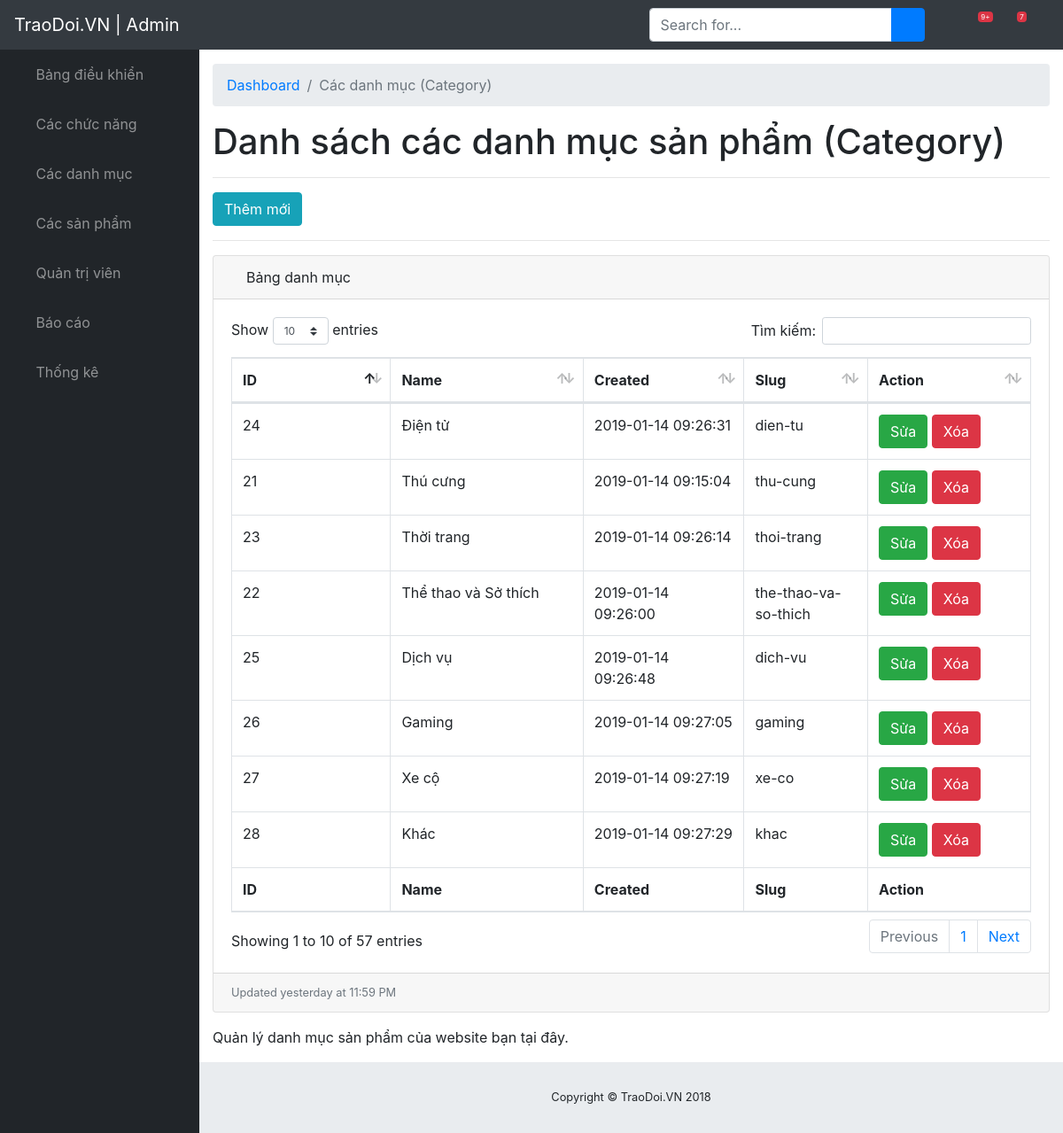
The page /traodoi.vn/admin/modules/category/index.php on the database its author committed.
### tables this page shows
CREATE TABLE IF NOT EXISTS `category` (
  `id` int(11) NOT NULL AUTO_INCREMENT,
  `name` varchar(50) DEFAULT NULL,
  `slug` varchar(50) DEFAULT NULL,
  `icon` varchar(250) DEFAULT NULL,
  `home` tinyint(4) DEFAULT '0',
  `status` tinyint(4) DEFAULT '1',
  `created_at` timestamp NOT NULL DEFAULT CURRENT_TIMESTAMP,
  `updated_at` timestamp NOT NULL DEFAULT CURRENT_TIMESTAMP ON UPDATE CURRENT_TIMESTAMP,
  PRIMARY KEY (`id`)
);

### traodoi.vn/libraries/database.php (called while the page is built, shortened)
<?php
    class Database
    {
        public $link;
        public function __construct()
        {
            $this->link = mysqli_connect("localhost","root","","traodoivn") or die ();
            mysqli_set_charset($this->link,"utf8");
        }
        public function countTable($table)
        {
            $sql = "SELECT id FROM  {$table}";
            $result = mysqli_query($this->link, $sql) or die("Lỗi Truy Vấn countTable----" .mysqli_error($this->link));
            $num = mysqli_num_rows($result);
            return $num;
        }
         public function fetchAll($table)
        {
            $sql = "SELECT * FROM {$table} WHERE 1" ;
            $result = mysqli_query($this->link,$sql) or die("Lỗi Truy Vấn fetchAll " .mysqli_error($this->link));
            $data = [];
            if( $result)
            {
                while ($num = mysqli_fetch_assoc($result))
                {
                    $data[] = $num;
                }
            }
            return $data;
        }
         public  function fetchJone($table,$sql ,$page = 0,$row ,$pagi = false )
        {
            $data = [];
            if ($pagi == true )
            {
                $total = $this->countTable($table);
                $sotrang = ceil($total / $row);
                $start = ($page - 1 ) * $row ;
                $sql .= " LIMIT $start,$row";
                $data = [ "page" => $sotrang];
                $result = mysqli_query($this->link,$sql) or die("Lỗi truy vấn fetchJone ---- " .mysqli_error($this->link));
            }
            else
            {
                $result = mysqli_query($this->link,$sql) or die("Lỗi truy vấn fetchJone ---- " .mysqli_error($this->link));
            }
            if( $result)
            {
                while ($num = mysqli_fetch_assoc($result))
                {
                    $data[] = $num;
                }
            }
            return $data;
        }
    }
?>

### traodoi.vn/admin/autoload/autoload.php (called while the page is built, shortened)
<?php
	require_once __DIR__. "/../../libraries/database.php";
    $db = new database;
 ?>

### traodoi.vn/admin/modules/category/index.php (the view, shortened to what this page needs)
<?php
    require_once __DIR__. "/../../autoload/autoload.php";
    if (isset($_GET['page']))
    {
        $p = $_GET['page'];
    }
    else
    {
        $p = 1;
    }
    $category = $db->fetchAll("category");
    $sql = "SELECT category.* from category";
    $category = $db->fetchJone("category",$sql,$p,10,true);
    if(isset($category['page']))
    {
        $sotrang = $category['page'];
        unset($category['page']);
    }
 ?>
<?php require_once __DIR__. "/../../layouts/header.php"; ?>
                     <div id="content-wrapper">
                        <div class="container-fluid">
                            <ol class="breadcrumb">
                                <li class="breadcrumb-item">
                                    <a href="index.html">Dashboard</a>
                                </li>
                                <li class="breadcrumb-item active">Các danh mục (Category)</li>
                            </ol>
                            <h1>Danh sách các danh mục sản phẩm (Category)</h1>
                            <hr>
                            <a href="add.php" class="btn btn-info">Thêm mới</a>
                            <hr>
                                <div class="card mb-3">
    <div class="card-header">
        <i class="fas fa-table"></i>
        Bảng danh mục
    </div>
    <div class="card-body">
        <div class="table-responsive">
            <div id="dataTable_wrapper" class="dataTables_wrapper dt-bootstrap4">
                <div class="row">
                    <div class="col-sm-12 col-md-6">
                        <div class="dataTables_length" id="dataTable_length">
                            <label>
                                Show
                                <select name="dataTable_length" aria-controls="dataTable" class="custom-select custom-select-sm form-control form-control-sm">
                                    <option value="10">10</option>
                                </select>
                                entries
                            </label>
                        </div>
                    </div>
                    <div class="col-sm-12 col-md-6">
                        <div id="dataTable_filter" class="dataTables_filter"><label>Tìm kiếm:<input type="search" class="form-control form-control-sm" placeholder="" aria-controls="dataTable"></label></div>
                    </div>
                </div>
                <div class="row">
                    <div class="col-sm-12">
                        <table class="table table-bordered dataTable" id="dataTable" width="100%" cellspacing="0" role="grid" aria-describedby="dataTable_info" style="width: 100%;">
                            <thead>
                                <tr role="row">
                                    <th class="sorting_asc" tabindex="0" aria-controls="dataTable" rowspan="1" colspan="1" aria-sort="ascending" aria-label="Name: activate to sort column descending" style="width: 61px;">ID</th>
                                    <th class="sorting" tabindex="0" aria-controls="dataTable" rowspan="1" colspan="1" aria-label="Position: activate to sort column ascending" style="width: 83px;">Name</th>
                                    <th class="sorting" tabindex="0" aria-controls="dataTable" rowspan="1" colspan="1" aria-label="Office: activate to sort column ascending" style="width: 49px;">Created</th>
                                    <th class="sorting" tabindex="0" aria-controls="dataTable" rowspan="1" colspan="1" aria-label="Age: activate to sort column ascending" style="width: 30px;">Slug</th>
                                    <th class="sorting" tabindex="0" aria-controls="dataTable" rowspan="1" colspan="1" aria-label="Start date: activate to sort column ascending" style="width: 64px;">Action</th>
                                </tr>
                            </thead>
                            <tfoot>
                                <tr>
                                    <th rowspan="1" colspan="1">ID</th>
                                    <th rowspan="1" colspan="1">Name</th>
                                    <th rowspan="1" colspan="1">Created</th>
                                    <th rowspan="1" colspan="1">Slug</th>
                                    <th rowspan="1" colspan="1">Action</th>
                                </tr>
                            </tfoot>
                            <tbody>
                                <?php foreach ($category as $item): ?>
                                <tr role="row" class="odd">
                                    <td class="sorting_1"><?php echo $item['id']  ?></td>
                                    <td><?php echo $item['name']  ?></td>
                                    <td><?php echo $item['created_at']  ?></td>
                                    <td><?php echo $item['slug']  ?></td>
                                    <td>
                                        <a class="btn btn-xs btn-success" href="edit.php?id=<?php echo $item['id'] ?>">Sửa</a>
                                        <a class="btn btn-xs btn-danger" href="delete.php?id=<?php echo $item['id'] ?>">Xóa</a>
                                    </td>
                                </tr>
                                <?php endforeach ?>
                            </tbody>
                        </table>
                    </div>
                </div>
                <div class="row">
                    <div class="col-sm-12 col-md-5">
                        <div class="dataTables_info" id="dataTable_info" role="status" aria-live="polite">Showing 1 to 10 of 57 entries</div>
                    </div>
                    <div class="col-sm-12 col-md-7">
                        <div class="dataTables_paginate paging_simple_numbers" id="dataTable_paginate">
                            <ul class="pagination">
                                <li class="paginate_button page-item previous disabled" id="dataTable_previous"><a href="#" aria-controls="dataTable" data-dt-idx="0" tabindex="0" class="page-link">Previous</a></li>
                                <?php for($i = 1; $i <= $sotrang; $i++): ?>
                                    <?php
                                        if(isset($_GET['page']))
                                        {
                                            $p = $_GET['page'];
                                        }
                                        else
                                        {
                                            $p = 1;
                                        }
                                     ?>
                                     <li class="<?php echo ($i == $p) ? 'active':'' ?>">
                                        <a href="?page=<?php echo $i; ?>" aria-controls="dataTable" data-dt-idx="<?php echo $i; ?>" tabindex="0" class="page-link"><?php echo $i; ?>
                                        </a>
                                    </li>
                                <?php endfor ?>
                                <li class="paginate_button page-item next" id="dataTable_next"><a href="#" aria-controls="dataTable" data-dt-idx="7" tabindex="0" class="page-link">Next</a></li>
                            </ul>
                        </div>
                    </div>
                </div>
            </div>
        </div>
    </div>
    <div class="card-footer small text-muted">Updated yesterday at 11:59 PM</div>
                                </div>
                            <p>Quản lý danh mục sản phẩm của website bạn tại đây.</p>
                        </div>
<?php require_once __DIR__. "/../../layouts/footer.php"; ?>

### traodoi.vn/public/admin/css/sb-admin.css (style rules this page uses)
html { position: relative; min-height: 100%; }
body { height: 100%; }
#wrapper #content-wrapper { overflow-x: hidden; width: 100%; padding-top: 1rem; padding-bottom: 80px; }
:root { --input-padding-x: 0.75rem; --input-padding-y: 0.75rem; }

### rows shown on the page
category: id "24", name "Điện tử", created_at "2019-01-14 09:26:31", slug "dien-tu"
category: id "21", name "Thú cưng", created_at "2019-01-14 09:15:04", slug "thu-cung"
category: id "23", name "Thời trang", created_at "2019-01-14 09:26:14", slug "thoi-trang"
category: id "22", name "Thể thao và Sở thích", created_at "2019-01-14 09:26:00", slug "the-thao-va-so-thich"
category: id "25", name "Dịch vụ", created_at "2019-01-14 09:26:48", slug "dich-vu"
category: id "26", name "Gaming", created_at "2019-01-14 09:27:05", slug "gaming"
category: id "27", name "Xe cộ", created_at "2019-01-14 09:27:19", slug "xe-co"
category: id "28", name "Khác", created_at "2019-01-14 09:27:29", slug "khac"
